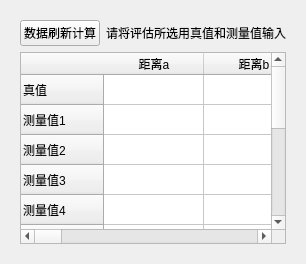
      <widget class="QWidget" name="tab_1">
       <attribute name="title">
        <string>性能评测</string>
       </attribute>
       <layout class="QGridLayout" name="gridLayout_20">
        <item row="0" column="0">
         <widget class="QWidget" name="widget_6" native="true">
          <layout class="QGridLayout" name="gridLayout_19" rowstretch="0,0" columnstretch="1,9">
           <item row="0" column="0">
            <widget class="QPushButton" name="pushButton_3">
             <property name="text">
              <string>数据刷新计算</string>
             </property>
            </widget>
           </item>
           <item row="0" column="1">
            <widget class="QLabel" name="label_11">
             <property name="text">
              <string>请将评估所选用真值和测量值输入</string>
             </property>
            </widget>
           </item>
           <item row="1" column="0" colspan="2">
            <widget class="QTableWidget" name="tableWidget_4">
             <row>
              <property name="text">
               <string>真值</string>
              </property>
             </row>
             <row>
              <property name="text">
               <string>测量值1</string>
              </property>
             </row>
             <row>
              <property name="text">
               <string>测量值2</string>
              </property>
             </row>
             <row>
              <property name="text">
               <string>测量值3</string>
              </property>
             </row>
             <row>
              <property name="text">
               <string>测量值4</string>
              </property>
             </row>
             <row>
              <property name="text">
               <string>测量值5</string>
              </property>
             </row>
             <row>
              <property name="text">
               <string>测量值6</string>
              </property>
             </row>
             <row>
              <property name="text">
               <string>测量值7</string>
              </property>
             </row>
             <row>
              <property name="text">
               <string>均方根</string>
              </property>
             </row>
             <row>
              <property name="text">
               <string>权重（和为1）</string>
              </property>
             </row>
             <row>
              <property name="text">
               <string>偏差值</string>
              </property>
             </row>
             <row>
              <property name="text">
               <string>测评结果</string>
              </property>
             </row>
             <column>
              <property name="text">
               <string>距离a</string>
              </property>
             </column>
             <column>
              <property name="text">
               <string>距离b</string>
              </property>
             </column>
             <column>
              <property name="text">
               <string>距离c</string>
              </property>
             </column>
             <column>
              <property name="text">
               <string>角度a</string>
              </property>
             </column>
             <column>
              <property name="text">
               <string>角度b</string>
              </property>
             </column>
             <column>
              <property name="text">
               <string>角度c</string>
              </property>
             </column>
             <column>
              <property name="text">
               <string>速度a</string>
              </property>
             </column>
             <column>
              <property name="text">
               <string>速度b</string>
              </property>
             </column>
             <column>
              <property name="text">
               <string>速度c</string>
              </property>
             </column>
            </widget>
           </item>
          </layout>
         </widget>
        </item>
       </layout>
      </widget>
